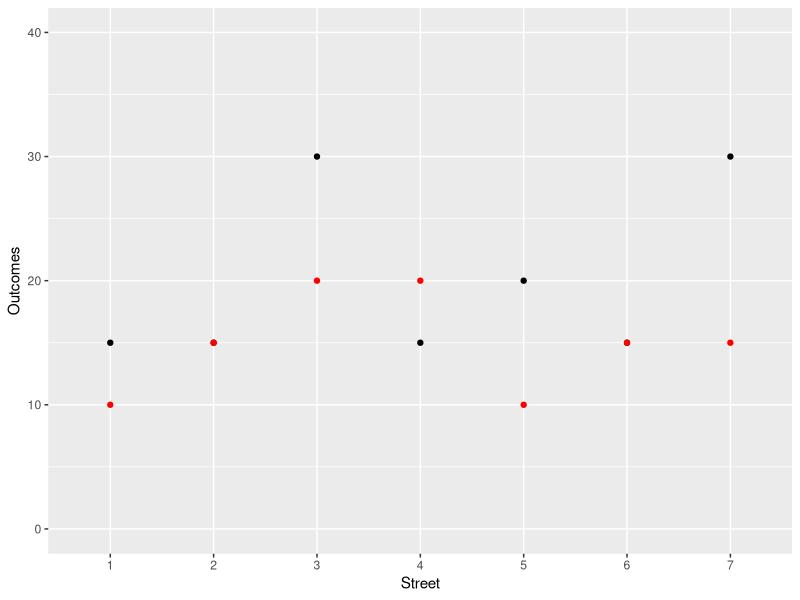
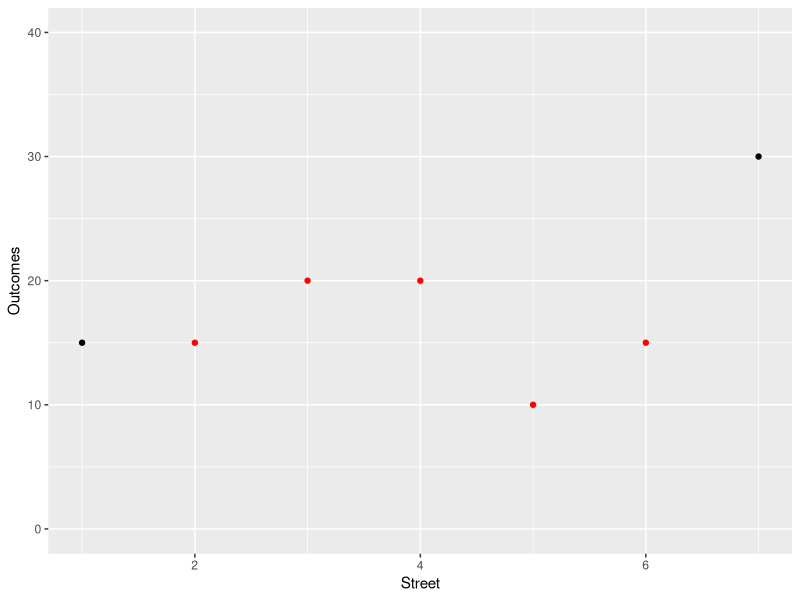
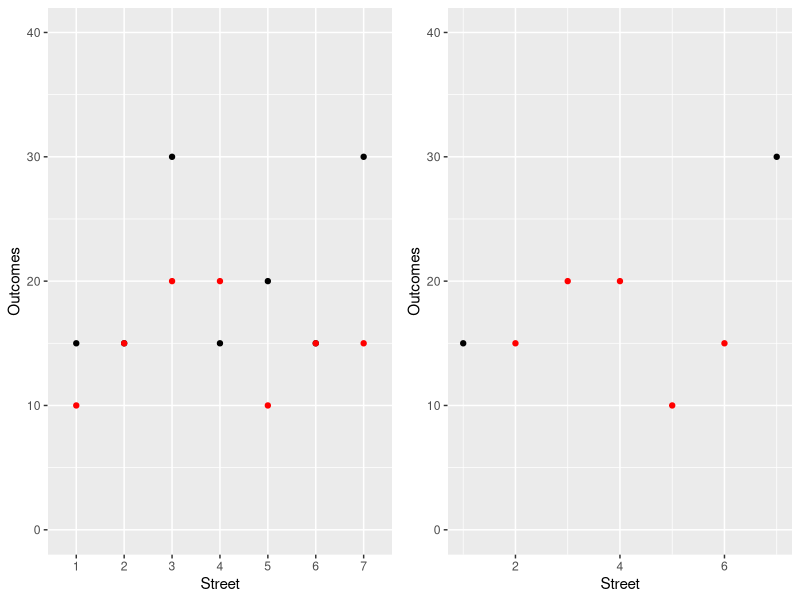
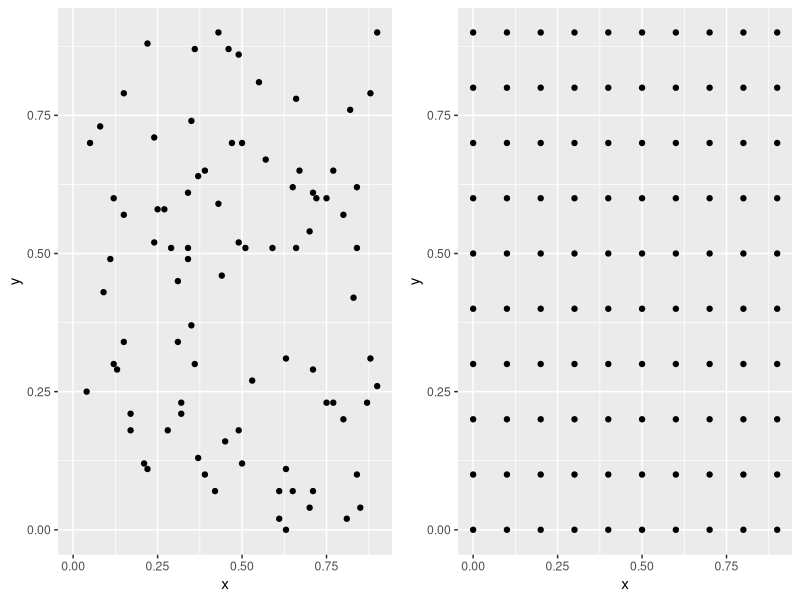
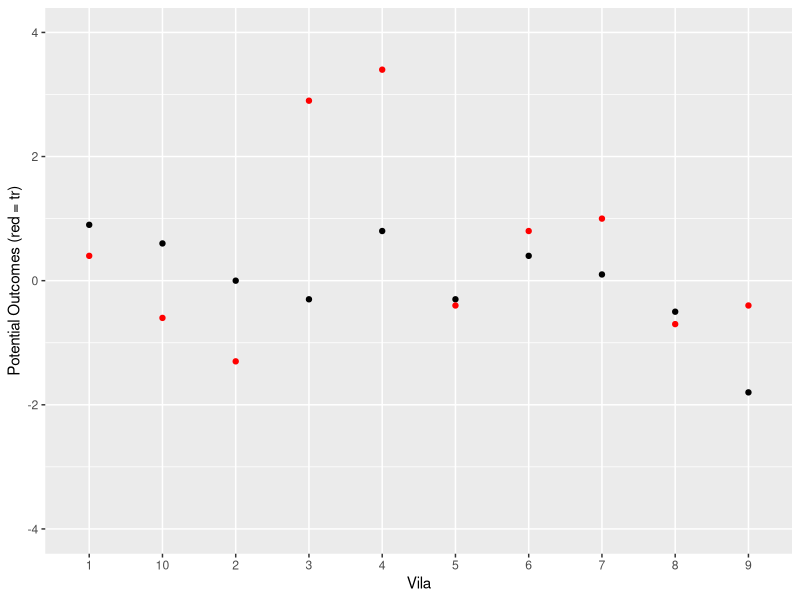
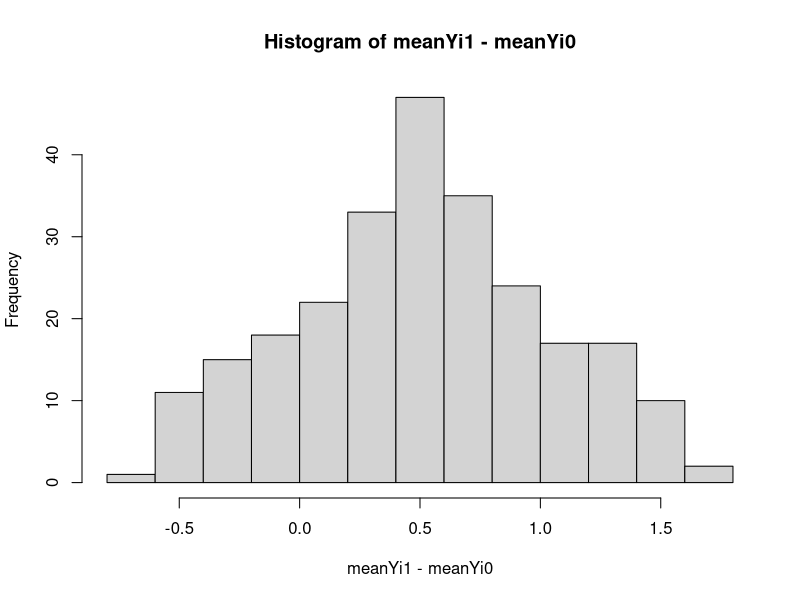
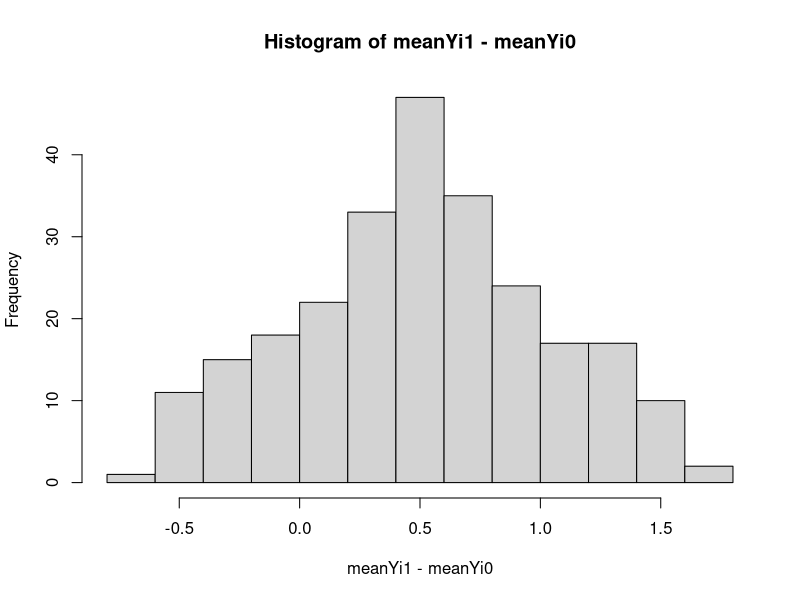

Reproduce these figures in R, in order.
## ---- chunk 1
knitr::opts_chunk$set(collapse = TRUE, size = "\\scriptsize")
knitr::opts_chunk$set(tidy.opts=list(width.cutoff=80),tidy=TRUE)
require(kableExtra)
require(tidyverse)
require(ggpubr)
## ---- chunk 2
dt <- data.frame(
  Street = c(1,2,3,4,5,6,7, 'Average'),
  Yi_0 = c(15,15,30,15,20,15,30, 20),
  Yi_1 = c(10,15,20,20,10,15,15, 15),
  tau_i = c(-5,0,-10,5,-10,0,-15, -5))
kable(dt, "latex", booktabs = T, align = "c") %>%
  kable_styling(position = "center") %>%
  column_spec(1, bold=T) %>%
  column_spec(4, bold=T) %>%
  row_spec(0, bold=T) %>%
  row_spec(8, bold=T)
## ---- chunk 3
dt <- data.frame(
  Street = c(1,2,3,4,5,6,7, 'Average'),
  Yi_0 = c(15,15,30,15,20,15,30, 20),
  Yi_1 = c(10,15,20,20,10,15,15, 15),
  tau_i = c(-5,0,-10,5,-10,0,-15, -5))
kable(dt, "latex", booktabs = T, align = "c") %>%
  kable_styling(position = "center") %>%
  column_spec(1, bold=T) %>%
  column_spec(4, bold=T) %>%
  row_spec(0, bold=T) %>%
  row_spec(8, bold=T)
## ---- chunk 4
dt <- data.frame(
  Street = c(1,2,3,4,5,6,7, 'Average'),
  Yi_0 = c(15,15,30,15,20,15,30, 20),
  Yi_1 = c(10,15,20,20,10,15,15, 15),
  tau_i = c(-5,0,-10,5,-10,0,-15, -5))
kable(dt, "latex", booktabs = T, align = "c") %>%
  kable_styling(position = "center") %>%
  column_spec(1, bold=T) %>%
  column_spec(4, bold=T) %>%
  row_spec(0, bold=T) %>%
  row_spec(8, bold=T)
## ---- chunk 5
dt <- data.frame(
  Street = c(1,2,3,4,5,6,7, 'Average'),
  Yi_0 = c(15,15,30,15,20,15,30, 20),
  Yi_1 = c(10,15,20,20,10,15,15, 15),
  tau_i = c(-5,0,-10,5,-10,0,-15, -5))
kable(dt, "latex", booktabs = T, align = "c") %>%
  kable_styling(position = "center") %>%
  column_spec(1, bold=T) %>%
  column_spec(4, bold=T) %>%
  row_spec(0, bold=T) %>%
  row_spec(8, bold=T)
## ---- chunk 6
options(width=50)
(dt$Yi_0[combn(7,2)[1,]]+dt$Yi_0[combn(7,2)[2,]])/2
## ---- chunk 7
dt2 <- data.frame(
  Street = c(1,2,3,4,5,6,7, 'Average'),
  Yi_0 = c(15,'?','?','?','?','?',30, 22.5),
  Yi_1 = c('?',15,20,20,10,15,'?', 16),
  tau_i = c('?','?','?','?','?','?','?', -6.5))
kable(dt2, "latex", booktabs = T, align = "c") %>%
  kable_styling(position = "center") %>%
  column_spec(1, bold=T) %>%
  column_spec(4, bold=T) %>%
  row_spec(0, bold=T) %>%
  row_spec(8, bold=T)
## ---- chunk 8
dt3 <- data.frame(
  Street = c(1,2,3,4,5,6,7),
  Yi_0 = c(15,NA,NA,NA,NA,NA,30),
  Yi_1 = c(NA,15,20,20,10,15,NA),
  tau_i = c(NA,NA,NA,NA,NA,NA,NA))
fig1 <- ggplot(dt[-c(8),], aes(x = Street, y = Yi_0)) + 
  geom_point(colour="black") +
  geom_point(aes(x=Street, y=Yi_1), colour="red") +
  ylim(0,40) + ylab('Outcomes')
fig1
## ---- chunk 9
dt3 <- data.frame(
  Street = c(1,2,3,4,5,6,7),
  Yi_0 = c(15,NA,NA,NA,NA,NA,30),
  Yi_1 = c(NA,15,20,20,10,15,NA),
  tau_i = c(NA,NA,NA,NA,NA,NA,NA))
fig2 <- ggplot(dt3, aes(x = Street, y = Yi_0)) + 
  geom_point(colour="black") +
  geom_point(aes(x=Street, y=Yi_1), colour="red") +
  ylim(0,40) + ylab('Outcomes')
fig2
## ---- chunk 10
ggarrange(fig1, fig2, ncol = 2, nrow = 1)
## ---- chunk 11
dt <- data.frame(x = sample(seq(0, 1, 0.01), size = 100, replace = T),
                  y = sample(seq(0, 1, 0.01), size = 100, replace = T))
dt2 <- data.frame(x = rep(seq(0, 1, 0.1),10))
y = numeric()
for (i in 1:10) {
  y = c(y,rep((i-1)/10, 11))
}
dt2$y <- y

fig1 <- ggplot(dt, aes(x = x, y = y)) + 
  geom_point(colour="black") + ylim(0,0.9) + xlim(0,0.9)
fig2 <- ggplot(dt2, aes(x = x, y = y)) + 
  geom_point(colour="black") + ylim(0,0.9) + xlim(0,0.9)
## ---- chunk 12
ggarrange(fig1, fig2, ncol = 2, nrow = 1)
## ---- chunk 13
dt <- data.frame(Vila = as.character(1:10),
  Yi0 = round(rnorm(10), 1), Yi1 = 0.5+round(rnorm(10), 1))
## ---- chunk 14
ggplot(dt, aes(x = Vila, y = Yi0)) + 
  geom_point(colour="black") + 
  geom_point(aes(x=Vila, y=Yi1), colour="red") + 
  ylim(-4,4) + ylab('Potential Outcomes (red = tr)')
## ---- chunk 15
kable(data.frame(dt, tau = dt$Yi1-dt$Yi0), 
      "latex", booktabs = T, align = "c") %>%
  kable_styling(position = "center")
## ---- chunk 16
combn(10,5)
## ---- chunk 17
dt2 <- dt
dt2$Yi0[11-combn(10,5)[,1]] = NA
dt2$Yi1[combn(10,5)[,1]] = NA
kable(dt2, "latex", booktabs = T, align = "c") %>% kable_styling(position = "center")
## ---- chunk 18
meanYi0 <- numeric()
meanYi1 <- numeric()
cbn <- combn(10,5)
for (i in 1:choose(10,5)) {
  meanYi0[i] <- mean(dt$Yi0[cbn[,i]])
  meanYi1[i] <- mean(dt$Yi1[11-cbn[,i]])
}
hist(meanYi1-meanYi0)
## ---- chunk 19
meanYi0 <- numeric()
meanYi1 <- numeric()
cbn <- combn(10,5)
for (i in 1:choose(10,5)) {
  meanYi0[i] <- mean(dt$Yi0[cbn[,i]])
  meanYi1[i] <- mean(dt$Yi1[11-cbn[,i]])
}
hist(meanYi1-meanYi0)
